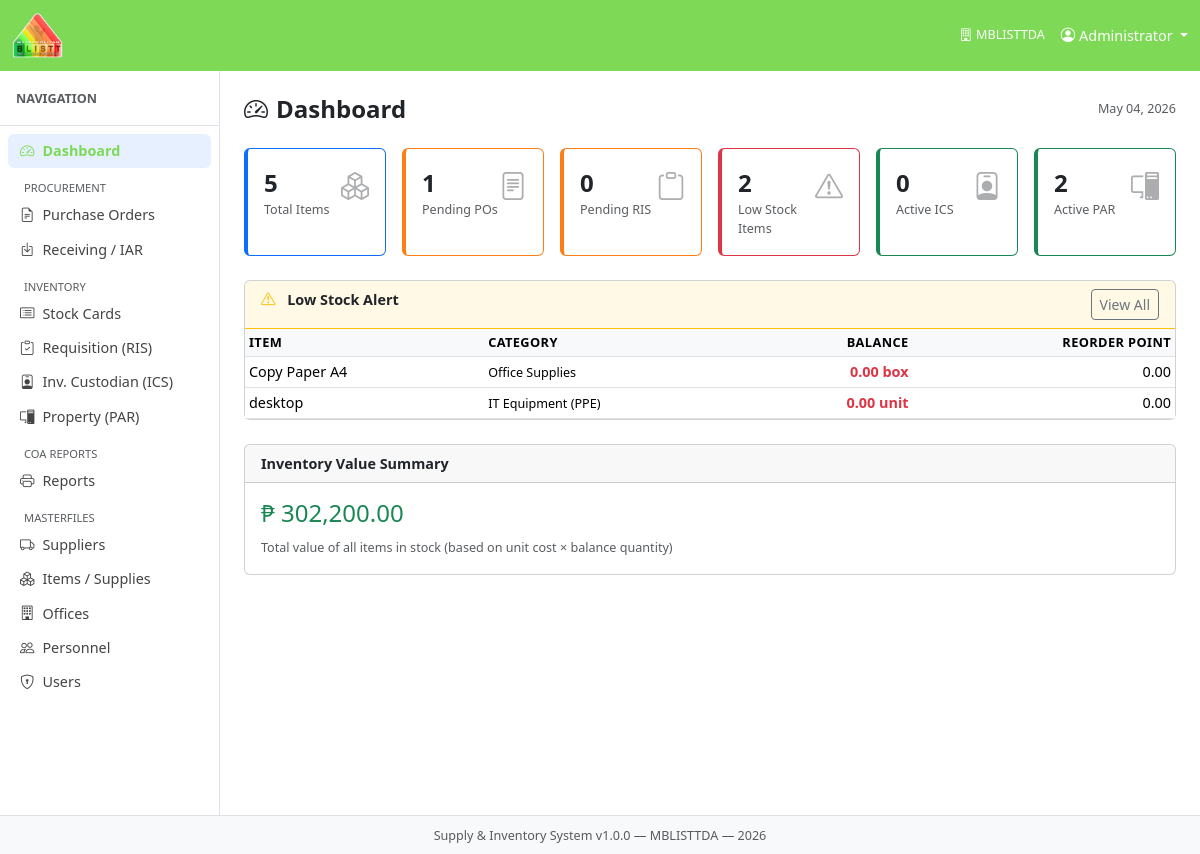
The page / on the database its author committed.
### tables this page shows
CREATE TABLE `stock_cards` (
  `stock_card_id` int(10) UNSIGNED NOT NULL,
  `item_id` int(10) UNSIGNED NOT NULL,
  `balance_qty` decimal(15,4) NOT NULL DEFAULT 0.0000,
  `last_updated` timestamp NOT NULL DEFAULT current_timestamp() ON UPDATE current_timestamp()
);

CREATE TABLE `items` (
  `item_id` int(10) UNSIGNED NOT NULL,
  `category_id` int(10) UNSIGNED NOT NULL,
  `item_code` varchar(50) DEFAULT NULL,
  `item_name` varchar(300) NOT NULL,
  `description` text DEFAULT NULL,
  `unit_of_measure` varchar(30) NOT NULL COMMENT 'e.g. piece, ream, box, bottle, unit',
  `uacs_code` varchar(30) DEFAULT NULL COMMENT 'Unified Accounts Code Structure',
  `unit_cost` decimal(15,2) NOT NULL DEFAULT 0.00,
  `reorder_point` decimal(10,2) NOT NULL DEFAULT 0.00 COMMENT 'Minimum stock level before re-ordering',
  `is_active` tinyint(1) NOT NULL DEFAULT 1,
  `created_at` timestamp NOT NULL DEFAULT current_timestamp(),
  `updated_at` timestamp NOT NULL DEFAULT current_timestamp() ON UPDATE current_timestamp()
);

### core/Controller.php (called while the page is built, shortened)
<?php
abstract class Controller {
    protected function render(string $viewFile, array $data = []): void {
        extract($data);
        $viewPath = ROOT_PATH . '/modules/' . $viewFile . '.php';
        include $viewPath;
    }
}

### modules/dashboard/DashboardController.php (called while the page is built, shortened)
<?php
require_once ROOT_PATH . '/models/ReportModel.php';
require_once ROOT_PATH . '/models/ItemModel.php';
class DashboardController extends Controller {
    public function index(): void {
        $rm    = new ReportModel();
        $im    = new ItemModel();
        $stats = $rm->getDashboardStats();
        $lowStock = $im->getLowStock();
        $this->render('dashboard/index', compact('stats', 'lowStock'));
    }
}

### core/Router.php (called while the page is built, shortened)
<?php
class Router {
    public function dispatch(): void {
        $act = $_GET['act'] ?? 'index';
        $act = preg_replace('/[^a-zA-Z_]/', '', $act);
        $controller = new $class();
        $controller->$act();
    }
}

### index.php (called while the page is built, shortened)
<?php
require_once ROOT_PATH . '/config/database.php';
require_once ROOT_PATH . '/core/Database.php';
require_once ROOT_PATH . '/core/Model.php';
require_once ROOT_PATH . '/core/Controller.php';
require_once ROOT_PATH . '/core/Router.php';
$router = new Router();
$router->dispatch();

### core/Database.php (called while the page is built, shortened)
<?php
class Database {
    private static ?Database $instance = null;
    private PDO $pdo;
    private function __construct() {
        $dsn = sprintf('mysql:host=%s;port=%s;dbname=%s;charset=%s',
            DB_HOST, DB_PORT, DB_NAME, DB_CHARSET);
        $options = [
            PDO::ATTR_ERRMODE            => PDO::ERRMODE_EXCEPTION,
            PDO::ATTR_DEFAULT_FETCH_MODE => PDO::FETCH_ASSOC,
            PDO::ATTR_EMULATE_PREPARES   => false,
        ];
        try {
            $this->pdo = new PDO($dsn, DB_USER, DB_PASS, $options);
        } catch (PDOException $e) {
            die('Database connection failed: ' . $e->getMessage());
        }
    }
    public static function getInstance(): Database {
        if (self::$instance === null) {
            self::$instance = new self();
        }
        return self::$instance;
    }
    public function query(string $sql, array $params = []): PDOStatement {
        $stmt = $this->pdo->prepare($sql);
        $stmt->execute($params);
        return $stmt;
    }
    public function fetchAll(string $sql, array $params = []): array {
        return $this->query($sql, $params)->fetchAll();
    }
    public function fetchOne(string $sql, array $params = []): array|false {
        return $this->query($sql, $params)->fetch();
    }
}

### core/Model.php (called while the page is built, shortened)
<?php
abstract class Model {
    public function __construct() {
        $this->db = Database::getInstance();
    }
}

### models/ReportModel.php (called while the page is built, shortened)
<?php
class ReportModel extends Model {
    public function getDashboardStats(): array {
        $db = $this->db;
        return [
            'total_items'    => $db->fetchOne("SELECT COUNT(*) AS c FROM items WHERE is_active=1")['c'] ?? 0,
            'low_stock'      => $db->fetchOne("SELECT COUNT(*) AS c FROM v_current_stock v JOIN items i ON i.item_id=v.item_id WHERE v.balance_qty<=i.reorder_point")['c'] ?? 0,
            'pending_po'     => $db->fetchOne("SELECT COUNT(*) AS c FROM purchase_orders WHERE status='approved'")['c'] ?? 0,
            'pending_ris'    => $db->fetchOne("SELECT COUNT(*) AS c FROM ris WHERE status='pending'")['c'] ?? 0,
            'active_ics'     => $db->fetchOne("SELECT COUNT(*) AS c FROM ics WHERE status='active'")['c'] ?? 0,
            'active_par'     => $db->fetchOne("SELECT COUNT(*) AS c FROM par WHERE status='active'")['c'] ?? 0,
            'total_inv_value'=> $db->fetchOne("SELECT COALESCE(SUM(total_value),0) AS c FROM v_current_stock")['c'] ?? 0,
        ];
    }
}

### models/ItemModel.php (called while the page is built, shortened)
<?php
class ItemModel extends Model {
    public function getLowStock(): array {
        return $this->db->fetchAll(
            "SELECT v.*, i.reorder_point FROM v_current_stock v
             JOIN items i ON i.item_id = v.item_id
             WHERE v.balance_qty <= i.reorder_point
             ORDER BY v.item_name"
        );
    }
}

### modules/dashboard/index.php (the view, shortened to what this page needs)
<div class="d-flex justify-content-between align-items-center mb-4">
  <h4 class="fw-bold mb-0"><i class="bi bi-speedometer2 me-2"></i>Dashboard</h4>
  <small class="text-muted"><?= date(DATE_DISPLAY) ?></small>
</div>
<div class="row g-3 mb-4">
  <?php
  $cards = [
    ['label'=>'Total Items',       'val'=>$stats['total_items'],    'icon'=>'boxes',       'cls'=>'blue'],
    ['label'=>'Pending POs',       'val'=>$stats['pending_po'],     'icon'=>'file-text',   'cls'=>'orange'],
    ['label'=>'Pending RIS',       'val'=>$stats['pending_ris'],    'icon'=>'clipboard',   'cls'=>'orange'],
    ['label'=>'Low Stock Items',   'val'=>$stats['low_stock'],      'icon'=>'exclamation-triangle','cls'=>'red'],
    ['label'=>'Active ICS',        'val'=>$stats['active_ics'],     'icon'=>'person-badge','cls'=>'green'],
    ['label'=>'Active PAR',        'val'=>$stats['active_par'],     'icon'=>'pc-display',  'cls'=>'green'],
  ];
  foreach ($cards as $c):
  ?>
  <div class="col-6 col-md-4 col-xl-2">
    <div class="card card-stat <?= $c['cls'] ?> h-100">
      <div class="card-body py-3">
        <div class="d-flex justify-content-between align-items-start">
          <div>
            <div class="fs-4 fw-bold"><?= number_format($c['val']) ?></div>
            <div class="text-muted small"><?= $c['label'] ?></div>
          </div>
          <i class="bi bi-<?= $c['icon'] ?> fs-3 text-muted opacity-50"></i>
        </div>
      </div>
    </div>
  </div>
  <?php endforeach; ?>
</div>
<div class="card mb-4">
  <div class="card-header bg-warning bg-opacity-10 border-warning">
    <i class="bi bi-exclamation-triangle text-warning me-2"></i>
    <strong>Low Stock Alert</strong>
    <a href="<?= BASE_URL ?>/index.php?mod=reports&act=lowStock" class="btn btn-sm btn-outline-secondary float-end">View All</a>
  </div>
  <div class="card-body p-0">
    <?php if (empty($lowStock)): ?>
      <p class="text-muted text-center py-3 mb-0">All items are sufficiently stocked.</p>
    <?php else: ?>
    <table class="table table-sm table-hover mb-0">
      <thead><tr><th>Item</th><th>Category</th><th class="text-end">Balance</th><th class="text-end">Reorder Point</th></tr></thead>
      <tbody>
      <?php foreach (array_slice($lowStock, 0, 10) as $r): ?>
        <tr>
          <td><?= htmlspecialchars($r['item_name']) ?></td>
          <td><small><?= htmlspecialchars($r['category_name']) ?></small></td>
          <td class="text-end text-danger fw-bold"><?= number_format((float)$r['balance_qty'], 2) ?> <?= $r['unit_of_measure'] ?></td>
          <td class="text-end"><?= number_format((float)$r['reorder_point'], 2) ?></td>
        </tr>
      <?php endforeach; ?>
      </tbody>
    </table>
    <?php endif; ?>
  </div>
</div>
<div class="card">
  <div class="card-header"><strong>Inventory Value Summary</strong></div>
  <div class="card-body">
    <h4 class="text-success">&#8369; <?= number_format((float)$stats['total_inv_value'], 2) ?></h4>
    <small class="text-muted">Total value of all items in stock (based on unit cost × balance quantity)</small>
  </div>
</div>

### assets/css/app.css (style rules this page uses)
:root { --sidebar-w: 220px; }
body { font-size: .9rem; }
.table th { font-size: .8rem; text-transform: uppercase; letter-spacing: .03em; background: #f8f9fa; white-space: nowrap; }
.card-stat { border-left: 4px solid; }
.card-stat.blue { border-color: #0d6efd; }
.card-stat.green { border-color: #198754; }
.card-stat.orange { border-color: #fd7e14; }
.card-stat.red { border-color: #dc3545; }

### rows shown on the page
stock_cards: item_name "Copy Paper A4", category_name "Office Supplies", balance_qty "0.00", unit_of_measure "box", item.reorder_point "0.00"
stock_cards: item_name "desktop", category_name "IT Equipment (PPE)", balance_qty "0.00", unit_of_measure "unit", item.reorder_point "0.00"

### other values the page prints
APP_AGENCY "MBLISTTDA"
$user['full_name'] "Administrator"
$label "Dashboard Purchase Orders Receiving / IAR Stock Cards Requisition (RIS) Inv. Custodian (ICS) Property (PAR) Reports Suppliers Items / Supplies Offices Personnel Users"
date(DATE_DISPLAY) "May 04, 2026"
$c['val'] "5"
$c['label'] "Total Items"
$c['val'] "1"
$c['label'] "Pending POs"
$c['val'] "0"
$c['label'] "Pending RIS"
$c['val'] "2"
$c['label'] "Low Stock Items"
$c['label'] "Active ICS"
$c['label'] "Active PAR"
$stats['total_inv_value'] "302,200.00"
